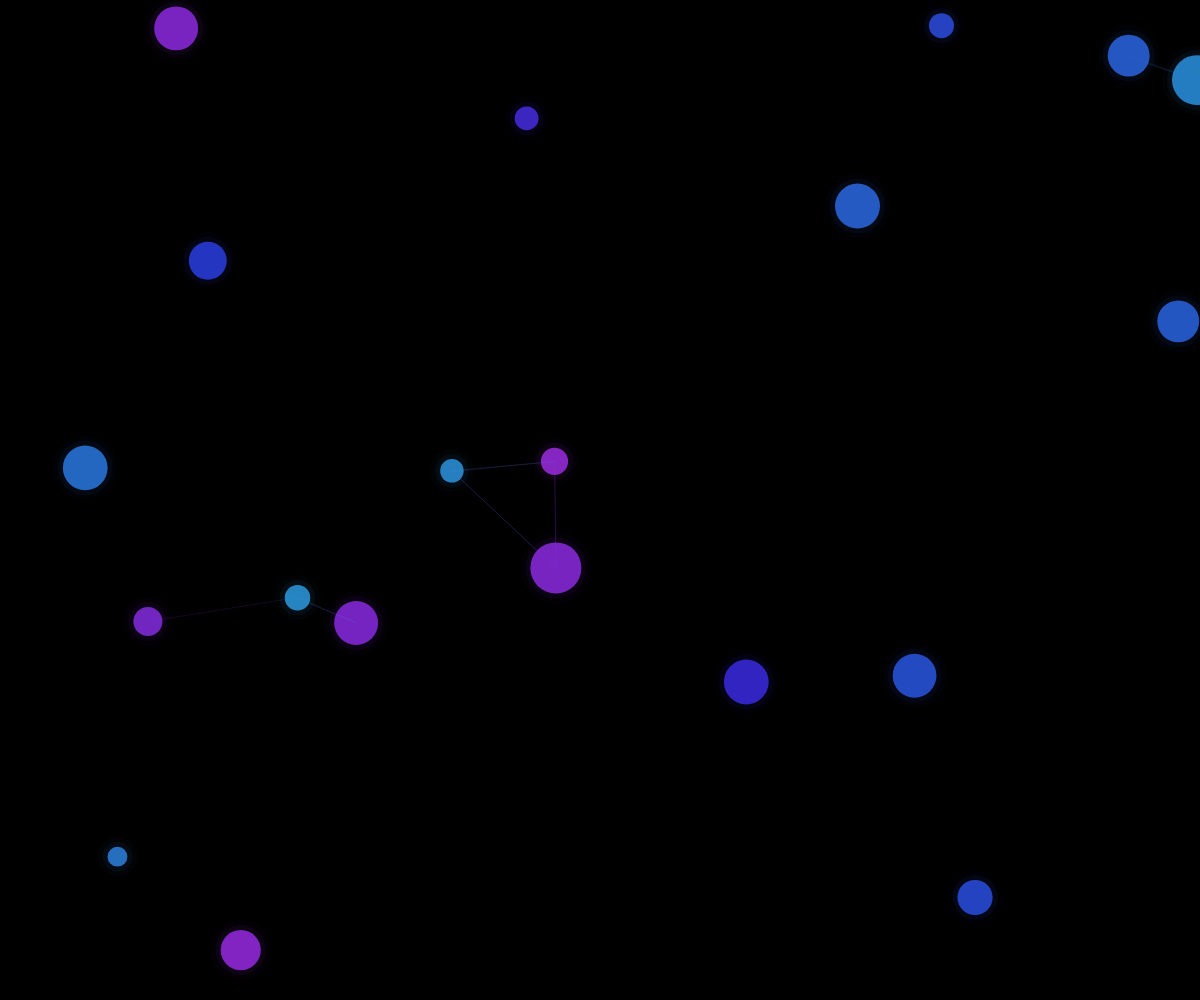
Frame 1 (no input)
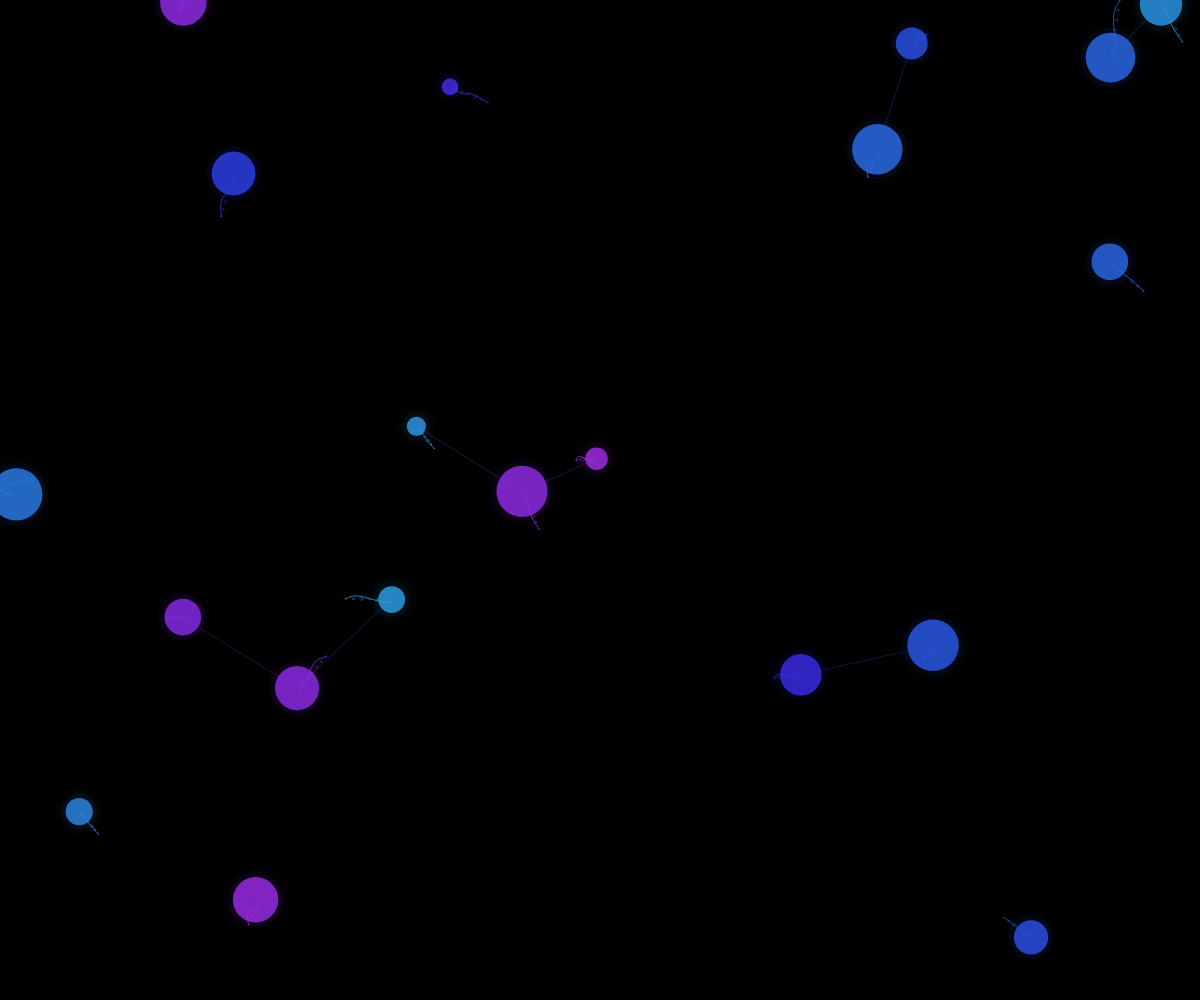
Frame 60 (no input)
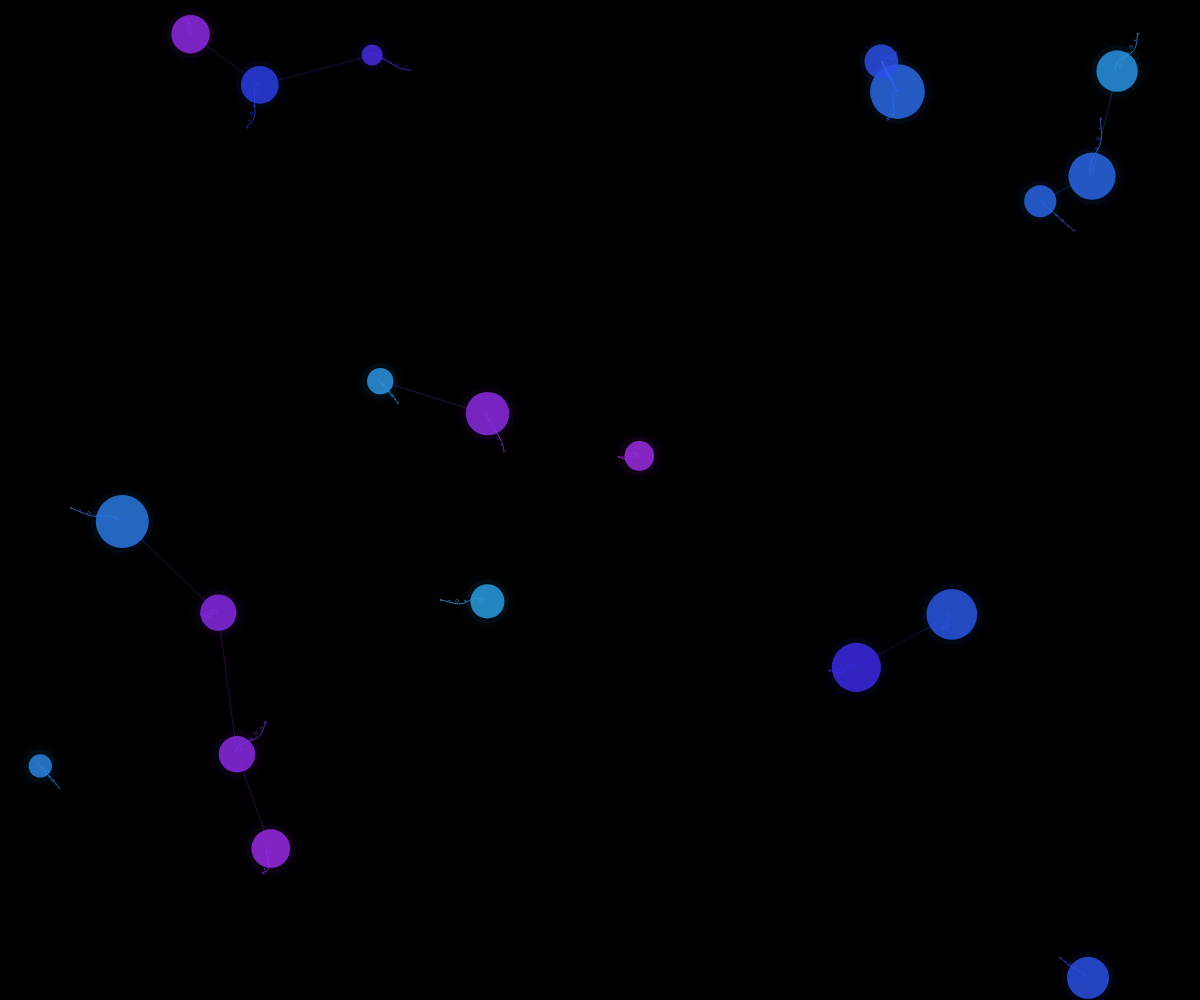
Frame 120 (the mouse pressed at the canvas centre since frame 60)

The p5.js sketch that drew these frames (run headless with seeded random() and noise() and a simulated clock; from frame 60 on, the mouse is pressed at the canvas centre):

// p5.js sketch
// ── sketch.js
let forms = [];
let tails = [];
let colors = [];

function setup() {
  createCanvas(windowWidth, windowHeight);
  colorMode(HSB, 360, 100, 100, 1);
  
  // Create bioluminescent forms
  for (let i = 0; i < 20; i++) {
    forms.push({
      x: random(width),
      y: random(height),
      size: random(20, 60),
      speed: random(0.5, 2),
      direction: random(TWO_PI),
      pulse: random(100),
      color: color(random(200, 280), 80, 90, 0.8),
      tail: []
    });
  }
  
  // Initialize colors for smooth transitions
  for (let i = 0; i < 360; i += 5) {
    colors.push(color(i, 80, 90, 0.8));
  }
}

function draw() {
  background(0);
  
  // Update and draw forms
  for (let i = 0; i < forms.length; i++) {
    let form = forms[i];
    
    // Drift motion
    form.x += cos(form.direction) * form.speed;
    form.y += sin(form.direction) * form.speed;
    
    // Boundary check and bounce
    if (form.x < 0 || form.x > width) form.direction = PI - form.direction;
    if (form.y < 0 || form.y > height) form.direction = -form.direction;
    
    // Pulsing effect
    form.pulse += 0.03;
    let pulseSize = sin(form.pulse) * 5 + form.size;
    
    // Draw bioluminescent form
    noStroke();
    fill(form.color);
    ellipse(form.x, form.y, pulseSize);
    
    // Create glow effect
    fill(form.color);
    noStroke();
    for (let j = 0; j < 3; j++) {
      let alpha = map(j, 0, 2, 0.1, 0.02);
      fill(hue(form.color), saturation(form.color), brightness(form.color), alpha);
      ellipse(form.x, form.y, pulseSize + j * 10);
    }
    
    // Update tail
    form.tail.push({x: form.x, y: form.y});
    if (form.tail.length > 30) {
      form.tail.shift();
    }
    
    // Draw tail with ripples
    if (form.tail.length > 5) {
      stroke(form.color);
      strokeWeight(1);
      noFill();
      
      beginShape();
      for (let j = 0; j < form.tail.length; j++) {
        let point = form.tail[j];
        let ripple = sin(frameCount * 0.05 + j * 0.2) * 3;
        vertex(point.x + ripple, point.y + ripple);
      }
      endShape();
      
      // Draw ripples
      for (let j = 0; j < form.tail.length; j += 5) {
        let point = form.tail[j];
        let size = sin(frameCount * 0.1 + j * 0.2) * 3;
        noFill();
        stroke(form.color);
        strokeWeight(0.5);
        ellipse(point.x, point.y, size);
      }
    }
    
    // Check for interactions with other forms
    for (let j = 0; j < forms.length; j++) {
      if (i !== j) {
        let otherForm = forms[j];
        let d = dist(form.x, form.y, otherForm.x, otherForm.y);
        
        if (d < 150) {
          // Draw connecting lines when forms are close
          stroke(form.color);
          strokeWeight(0.2);
          line(form.x, form.y, otherForm.x, otherForm.y);
          
          // Create bridge effect when forms get very close
          if (d < 50) {
            let bridgeColor = lerpColor(form.color, otherForm.color, 0.5);
            stroke(bridgeColor);
            strokeWeight(2);
            line(form.x, form.y, otherForm.x, otherForm.y);
          }
        }
      }
    }
  }
}

function windowResized() {
  resizeCanvas(windowWidth, windowHeight);
}
